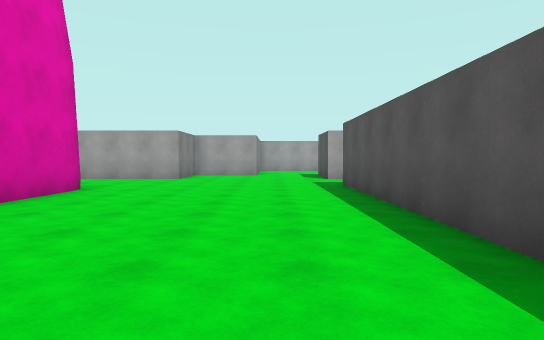
View 1 (above)

24 first-person views from a walk through a scene from a Unity 3-D project. The camera is 1.3 m above the floor, tilts 2° down and sees 75° across. The floor is counted in squares, 2.25 m on a side. Each view is taken from the middle of a square. On the plan, view 1 faces up. The plan holds only what a view shows up to about 10 squares ahead; the rest is blank. The place goes on beyond the plan. The player is left out.

View 2
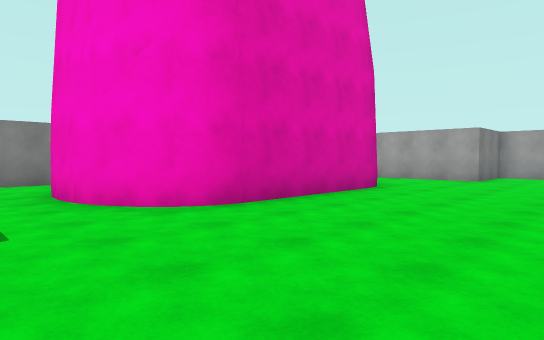

View 3
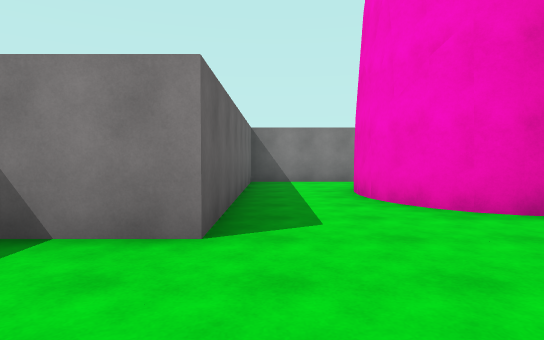

View 4
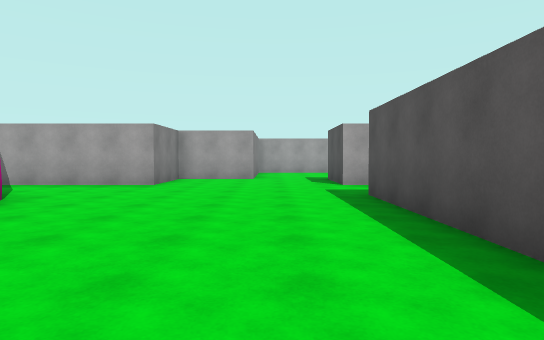

View 5
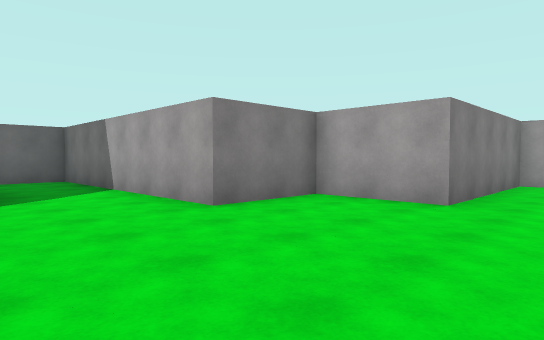

View 6
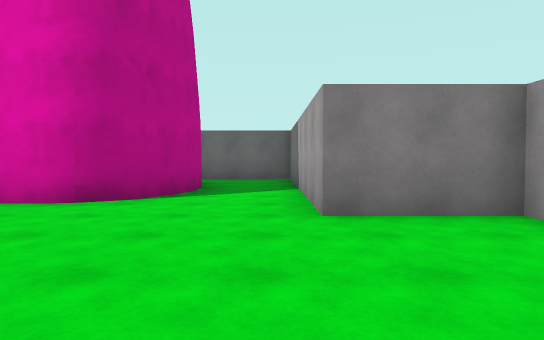

View 7
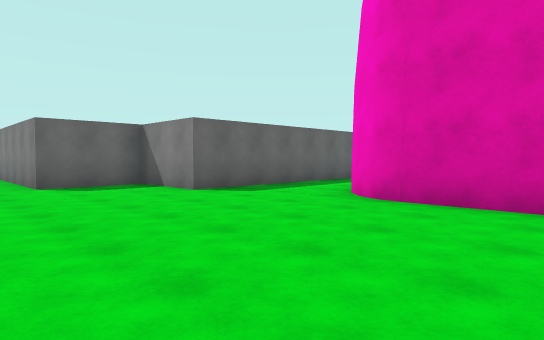

View 8
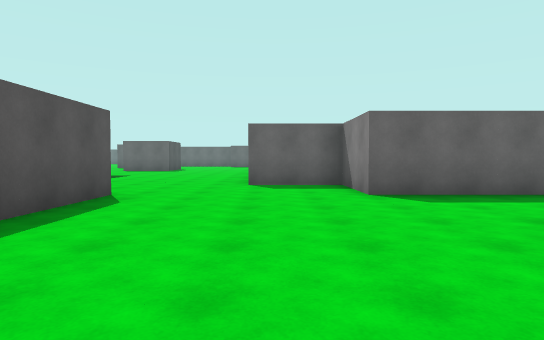

View 9
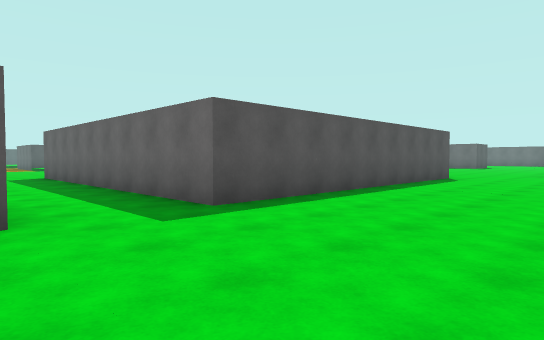

View 10
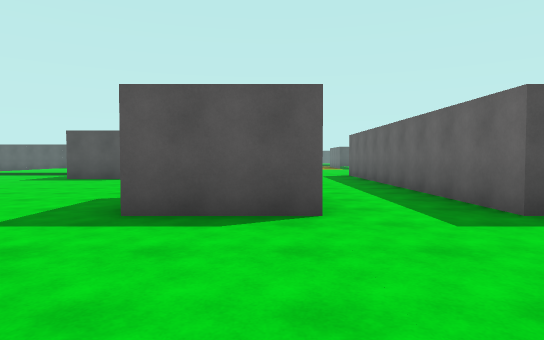

View 11
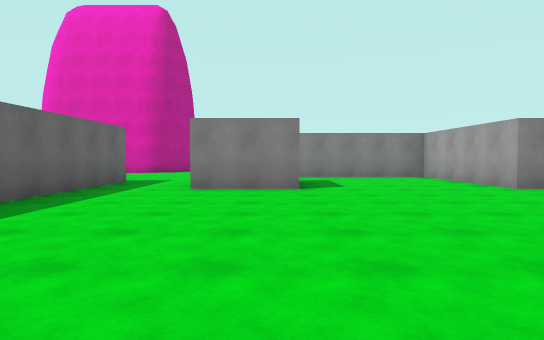

View 12
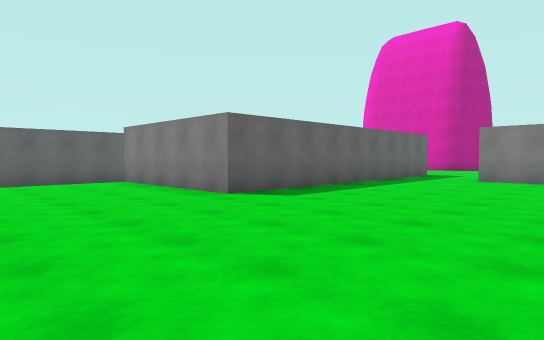

View 13
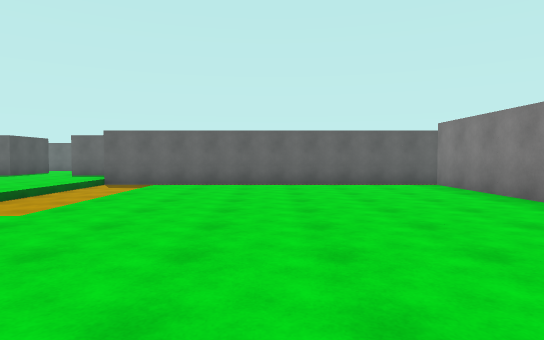

View 14
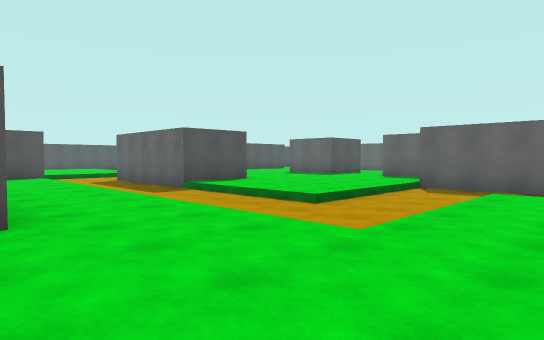

View 15
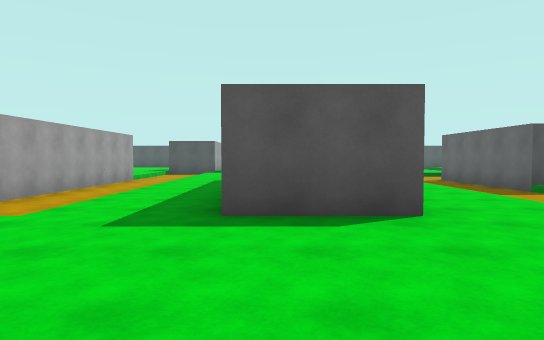

View 16
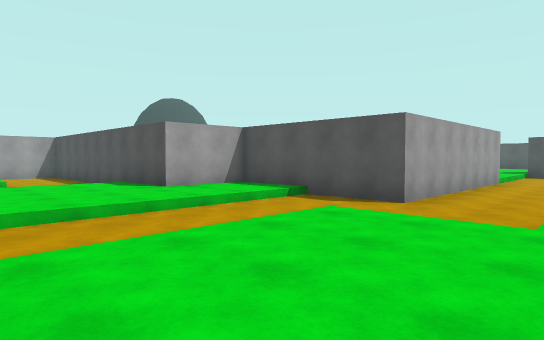

View 17
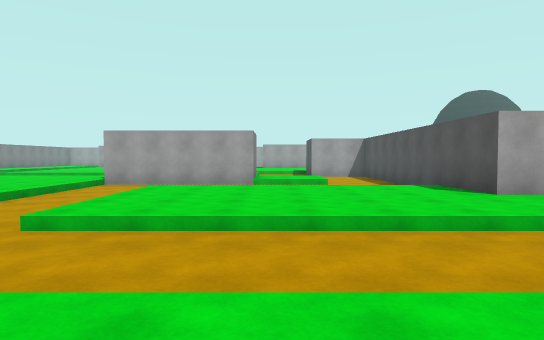

View 18
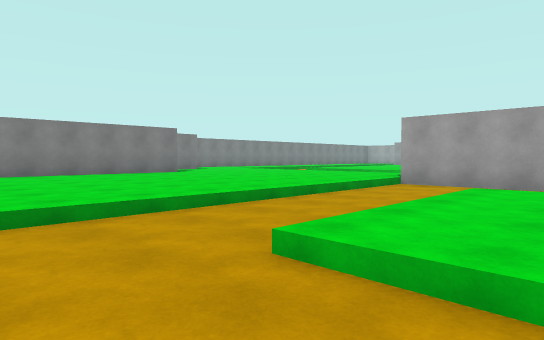

View 19
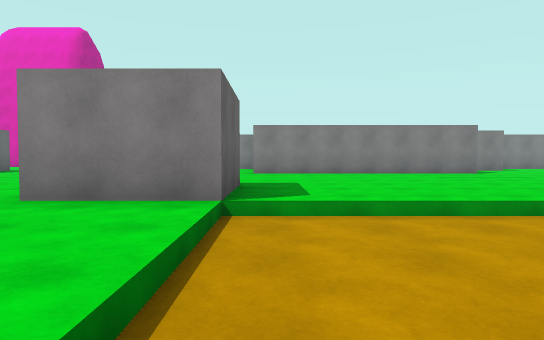

View 20
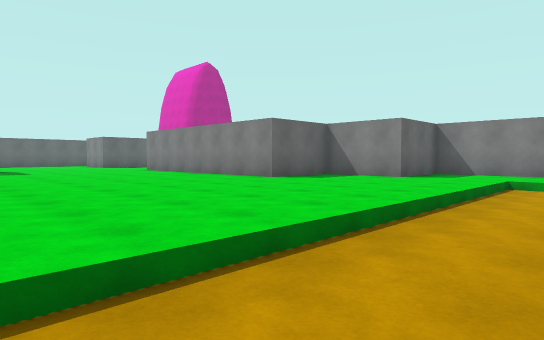

View 21
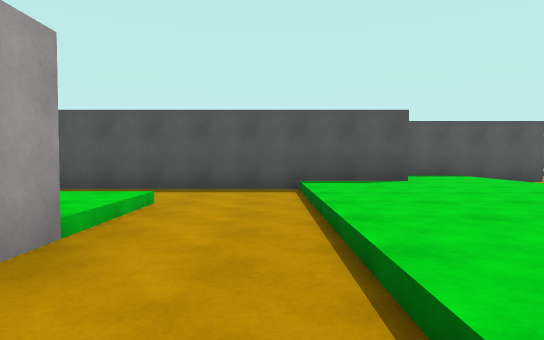

View 22
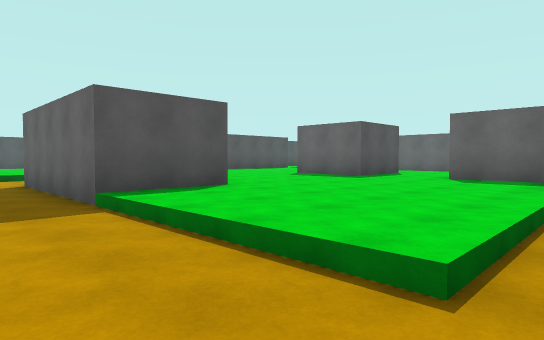

View 23
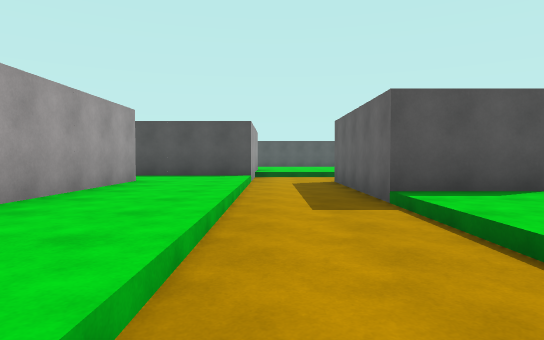

View 24
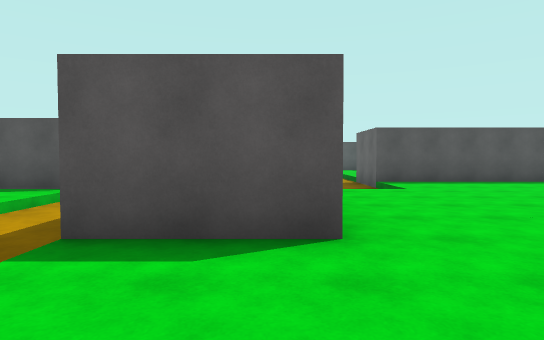

### Floor plan
Key: @ floor where view 1 was taken; # wall or solid block; . main floor; - floor 0.25 m lower than the main floor.
Columns run from 9 left of view 1 to 29 right of it. Each row starts with its distance up from view 1.
 27               -----
 26         #..--------       -#
 25         #..........     .--#
 24         #..........####..--#
 23         ###........--------#
 22           #........--------#
 21           ###......--......#
 20             #......--......###
 19             #......--........#
 18             #......--........#
 17             #......----------#
 16         #####......----------######
 15         #........##........--------
 14         #........##..  ....-------
 13         #...........   ...........
 12       ###.............. .........
 11       #....##..............#
 10 #######....##..............######..#
  9 #..................................#
  8 #..................................##
  7 #. ###.....########......------------
  6      #.....#      #......------------
  5      #.....#      #......--....####--
  4      #.....#      #......--....#
  3      #.....#             --........
  2 #. ###.....#            ---........ ---
  1 #..........#      #########..........##
  0 #........@.#               ..........#
 -1 #######.....               ##..## ...#
 -2       #.....                 ..#    .#

Positions as (right, up) in squares from view 1, and headings:
1: (0, 0), facing up
2: (0, 0), facing up-left
3: (0, 0), facing left
4: (0, 2), facing up
5: (1, 7), facing up-left
6: (1, 9), facing left
7: (1, 5), facing down-left
8: (-1, 5), facing down
9: (-2, 10), facing down-right
10: (-2, 10), facing right
11: (10, 11), facing left
12: (13, 12), facing down-left
13: (13, 11), facing down
14: (14, 10), facing down-right
15: (14, 11), facing right
16: (14, 13), facing up-right
17: (14, 14), facing up
18: (13, 16), facing up-left
19: (13, 16), facing left
20: (9, 27), facing down-left
21: (11, 22), facing right
22: (17, 7), facing down-right
23: (17, 7), facing right
24: (19, 4), facing right
